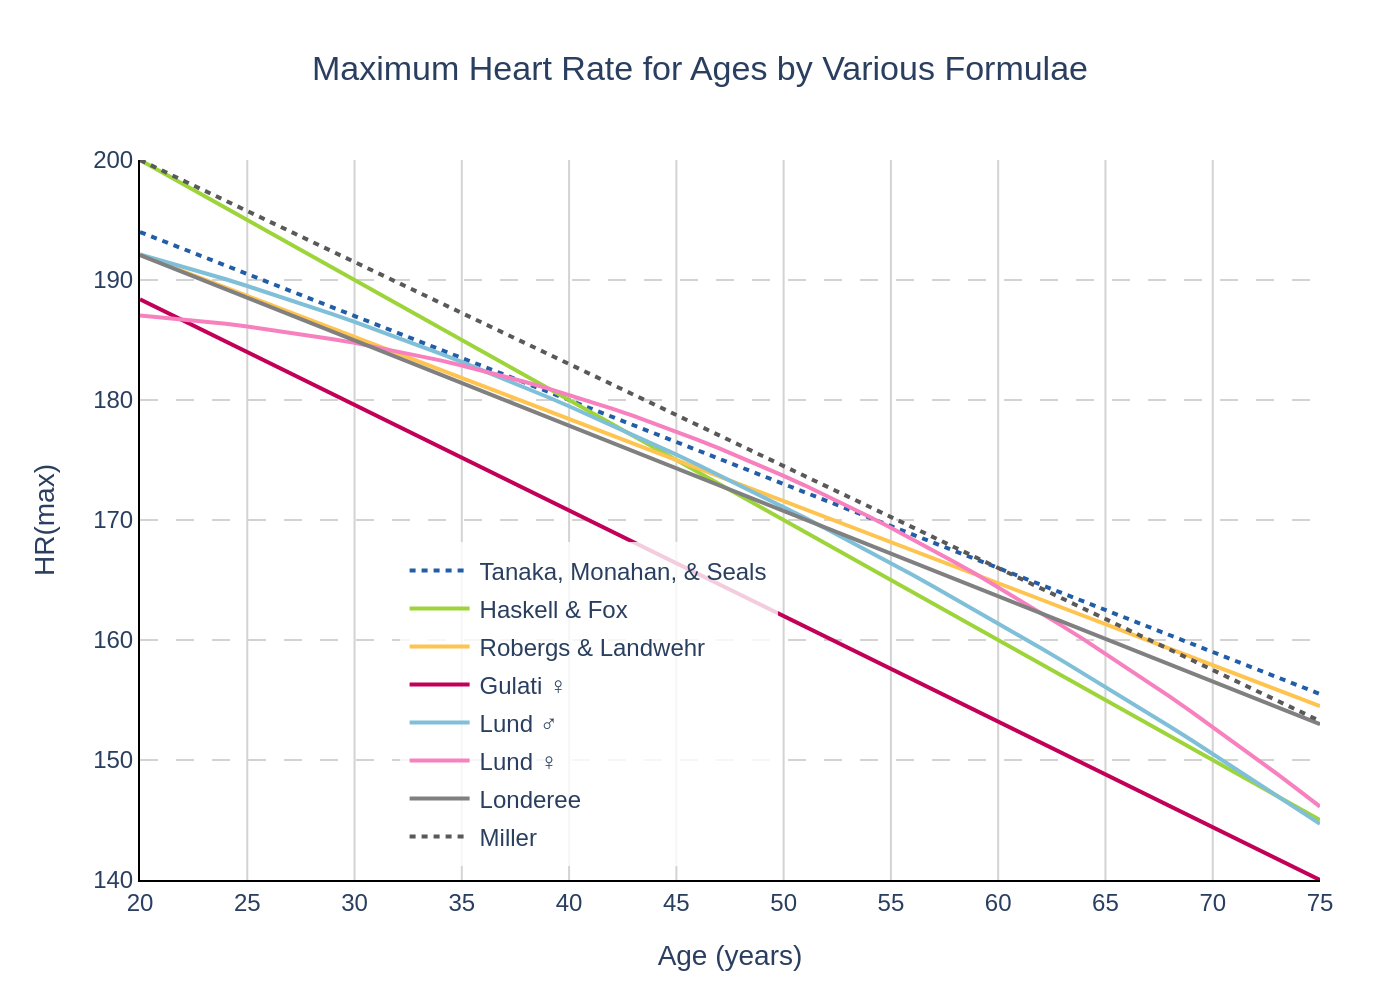

Python code for this plot:
import sys
import json
import os
import plotly.graph_objects as go

# Check if a file path is provided as a command-line argument
if len(sys.argv) != 2:
    print("Usage: python <script_name>.py <path_to_json_file>")
    sys.exit(1)

# The path to the JSON file is taken from the first command-line argument
json_path = sys.argv[1]

# Read the JSON data from the file
try:
    with open(json_path, 'r', encoding='utf-8') as f:
        chart_data = json.load(f)
except FileNotFoundError:
    print(f"Error: JSON file not found at {json_path}")
    sys.exit(1)
except json.JSONDecodeError:
    print(f"Error: Could not decode JSON from {json_path}")
    sys.exit(1)

# Create a new figure
fig = go.Figure()

# Extract data for plotting
data_series = chart_data['chart_data']
colors = chart_data['colors']
texts = chart_data['texts']

# Add a trace for each data series
for i, series in enumerate(data_series):
    fig.add_trace(go.Scatter(
        x=series['x'],
        y=series['y'],
        name=series['name'],
        mode='lines',
        line=dict(
            color=colors[i % len(colors)],
            dash=series.get('line_style', 'solid')
        )
    ))

# Update the layout of the chart
fig.update_layout(
    title_text=texts.get('title'),
    title_x=0.5,
    xaxis_title=texts.get('x_axis_title'),
    yaxis_title=texts.get('y_axis_title'),
    font=dict(family="Arial", size=12),
    plot_bgcolor='white',
    xaxis=dict(
        range=[20, 75],
        showgrid=True,
        gridwidth=1,
        gridcolor='#d3d3d3',
        tickmode='linear',
        dtick=5,
        linecolor='black'
    ),
    yaxis=dict(
        range=[140, 200],
        showgrid=True,
        gridwidth=1,
        gridcolor='#d3d3d3',
        griddash='dash',
        tickmode='linear',
        dtick=10,
        linecolor='black'
    ),
    legend=dict(
        x=0.22,
        y=0.02,
        xanchor='left',
        yanchor='bottom',
        bgcolor='rgba(255, 255, 255, 0.8)'
    ),
    margin=dict(t=80, b=60, l=70, r=40)
)

# Determine the output filename from the input JSON path
base_filename = os.path.splitext(os.path.basename(json_path))[0]
output_filename = f"{base_filename}.png"

# Save the figure to a PNG file
fig.write_image(output_filename, scale=2)

print(f"Chart successfully generated and saved to {output_filename}")
